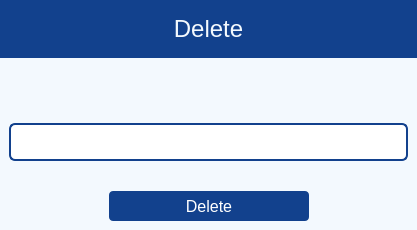
<?xml version="1.0" encoding="UTF-8"?>
<ui version="4.0">
 <class>MainWindow</class>
 <widget class="QMainWindow" name="MainWindow">
  <property name="geometry">
   <rect>
    <x>0</x>
    <y>0</y>
    <width>417</width>
    <height>230</height>
   </rect>
  </property>
  <property name="minimumSize">
   <size>
    <width>417</width>
    <height>230</height>
   </size>
  </property>
  <property name="maximumSize">
   <size>
    <width>417</width>
    <height>230</height>
   </size>
  </property>
  <property name="windowTitle">
   <string>Delete Window</string>
  </property>
  <property name="windowIcon">
   <iconset>
    <normaloff>../../../../Downloads/app_icon_blue_32x32.ico</normaloff>../../../../Downloads/app_icon_blue_32x32.ico</iconset>
  </property>
  <property name="styleSheet">
   <string notr="true">QWidget{
background-color: rgb(243, 249, 254);
}


QLabel{
color: rgb(18, 65, 141);
font-size:16px;
padding-bottom: 0px;
}

QLineEdit{
background-color: rgb(255, 255, 255);
border: 2px solid; 
border-radius: 6px; 
border-color:rgb(18, 65, 141);
padding: 8px;
color: rgb(18, 65, 141);
font-size:14px;
}

QPushButton{
color:#fff;
border: 0px;
font-size: 16px;
padding: 5px;
background-color: rgb(18, 65, 141);
border-radius:4px;
}
QPushButton:hover{
background-color: rgb(47, 142, 228);
}</string>
  </property>
  <widget class="QWidget" name="centralwidget">
   <layout class="QVBoxLayout" name="verticalLayout" stretch="3,7">
    <property name="spacing">
     <number>6</number>
    </property>
    <property name="sizeConstraint">
     <enum>QLayout::SetDefaultConstraint</enum>
    </property>
    <property name="leftMargin">
     <number>0</number>
    </property>
    <property name="topMargin">
     <number>0</number>
    </property>
    <property name="rightMargin">
     <number>0</number>
    </property>
    <property name="bottomMargin">
     <number>0</number>
    </property>
    <item>
     <widget class="QWidget" name="widget" native="true">
      <property name="enabled">
       <bool>true</bool>
      </property>
      <property name="sizePolicy">
       <sizepolicy hsizetype="Preferred" vsizetype="Preferred">
        <horstretch>0</horstretch>
        <verstretch>0</verstretch>
       </sizepolicy>
      </property>
      <property name="maximumSize">
       <size>
        <width>16777215</width>
        <height>16777215</height>
       </size>
      </property>
      <property name="styleSheet">
       <string notr="true">background-color: rgb(18, 65, 141);</string>
      </property>
      <layout class="QVBoxLayout" name="verticalLayout_3">
       <property name="spacing">
        <number>0</number>
       </property>
       <property name="leftMargin">
        <number>0</number>
       </property>
       <property name="topMargin">
        <number>0</number>
       </property>
       <property name="rightMargin">
        <number>0</number>
       </property>
       <property name="bottomMargin">
        <number>0</number>
       </property>
       <item>
        <widget class="QLabel" name="label">
         <property name="maximumSize">
          <size>
           <width>16777215</width>
           <height>40</height>
          </size>
         </property>
         <property name="styleSheet">
          <string notr="true">color: rgb(243, 249, 254);</string>
         </property>
         <property name="text">
          <string>&lt;html&gt;&lt;head/&gt;&lt;body&gt;&lt;p align=&quot;center&quot;&gt;&lt;span style=&quot; font-size:18pt;&quot;&gt;Delete&lt;/span&gt;&lt;/p&gt;&lt;/body&gt;&lt;/html&gt;</string>
         </property>
        </widget>
       </item>
      </layout>
     </widget>
    </item>
    <item>
     <layout class="QVBoxLayout" name="verticalLayout_2" stretch="0,0,0,0,0">
      <property name="leftMargin">
       <number>9</number>
      </property>
      <property name="topMargin">
       <number>9</number>
      </property>
      <property name="rightMargin">
       <number>9</number>
      </property>
      <property name="bottomMargin">
       <number>9</number>
      </property>
      <item>
       <widget class="QLabel" name="label_2">
        <property name="text">
         <string/>
        </property>
       </widget>
      </item>
      <item>
       <widget class="QLabel" name="deleteLbl">
        <property name="minimumSize">
         <size>
          <width>0</width>
          <height>20</height>
         </size>
        </property>
        <property name="maximumSize">
         <size>
          <width>16777215</width>
          <height>25</height>
         </size>
        </property>
        <property name="styleSheet">
         <string notr="true">text-align:center;</string>
        </property>
        <property name="text">
         <string>&lt;html&gt;&lt;head/&gt;&lt;body&gt;&lt;p align=&quot;center&quot;&gt;&lt;br/&gt;&lt;/p&gt;&lt;/body&gt;&lt;/html&gt;</string>
        </property>
       </widget>
      </item>
      <item>
       <widget class="QLineEdit" name="deleteInput">
        <property name="styleSheet">
         <string notr="true"/>
        </property>
       </widget>
      </item>
      <item>
       <widget class="QLabel" name="label_3">
        <property name="text">
         <string/>
        </property>
       </widget>
      </item>
      <item>
       <layout class="QHBoxLayout" name="horizontalLayout">
        <property name="spacing">
         <number>6</number>
        </property>
        <item>
         <spacer name="horizontalSpacer">
          <property name="orientation">
           <enum>Qt::Horizontal</enum>
          </property>
          <property name="sizeHint" stdset="0">
           <size>
            <width>40</width>
            <height>20</height>
           </size>
          </property>
         </spacer>
        </item>
        <item>
         <widget class="QPushButton" name="deleteBtn">
          <property name="minimumSize">
           <size>
            <width>200</width>
            <height>30</height>
           </size>
          </property>
          <property name="maximumSize">
           <size>
            <width>150</width>
            <height>16777215</height>
           </size>
          </property>
          <property name="cursor">
           <cursorShape>PointingHandCursor</cursorShape>
          </property>
          <property name="layoutDirection">
           <enum>Qt::LeftToRight</enum>
          </property>
          <property name="styleSheet">
           <string notr="true"/>
          </property>
          <property name="text">
           <string>Delete</string>
          </property>
         </widget>
        </item>
        <item>
         <spacer name="horizontalSpacer_2">
          <property name="orientation">
           <enum>Qt::Horizontal</enum>
          </property>
          <property name="sizeHint" stdset="0">
           <size>
            <width>40</width>
            <height>20</height>
           </size>
          </property>
         </spacer>
        </item>
       </layout>
      </item>
     </layout>
    </item>
   </layout>
  </widget>
 </widget>
 <resources/>
 <connections/>
</ui>
